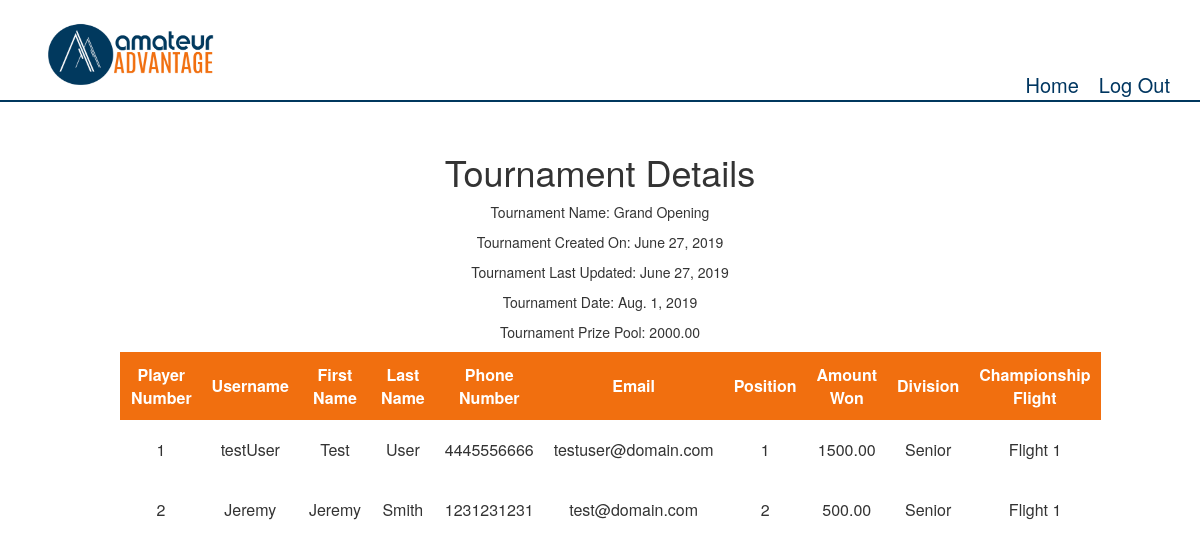
The app's page /tournament/tournamentHistory/28 (signed in) with its own data.
### tournament/models.py (models this page shows, shortened)
class tournament (models.Model):
    user_choices = ((1,'active'), (2,'abandoned'), (3,'in_progress'), (4,'complete'))
    tournament_id = models.AutoField(primary_key = True)
    tournament_name = models.CharField(max_length = 50)
    shop = models.ForeignKey(proShop, related_name='shopTournament', on_delete=models.CASCADE)
    players = models.ManyToManyField(
        player,
        through='playerResults',
        through_fields=('tournament','player')
        )
    number_of_players = models.PositiveIntegerField(null=True, default=0)
    created_on = models.DateField(auto_now_add = True)
    last_updated = models.DateField(auto_now = True)
    tournament_date = models.DateField()
    prize_pool = models.DecimalField(max_digits=11,decimal_places=2, blank=True, null=True, default = 0.00)
    status = models.PositiveSmallIntegerField(
                  choices=user_choices,
                  default=1)
    def getTournamentFromID(id):
        return tournament.objects.filter(tournament_id = id)[0]

class playerResults (models.Model):
    flight_choices = ((1,'Flight 1'), (2,'Flight 2'), (3,'Flight 3'), (4,'Flight 4'), (5,'Flight 5'), (6,'Flight 6'), (7,'Flight 7'), (8,'Flight 8'),
                     (9,'Flight 9'), (10,'Flight 10'))
    division_choices = ((1,'Senior'), (2,'Women'), (3,'Junior'),(4,'Men'))
    tournament = models.ForeignKey(tournament, related_name = 'tournamentSet',on_delete=models.CASCADE)
    player = models.ForeignKey(player, related_name='tournamentPlayer', on_delete=models.CASCADE)
    amount_won = models.DecimalField(max_digits=11,decimal_places=2, blank=True, null=True, default = 0.00)
    position = models.PositiveIntegerField(blank=True, null=True, default = '0')
    flight = models.PositiveSmallIntegerField(
                  choices=flight_choices,
                  default=1)
    division = models.PositiveSmallIntegerField(
                  choices=division_choices,
                  default=1)
    added_on = models.DateField(auto_now_add = True)
    class Meta:
        verbose_name_plural = 'playerResults'
    def getTournamentPlayers(tourn):
        return playerResults.objects.filter(tournament = tourn)

### users/models.py (models this page shows, shortened)
class player (models.Model):
    user = models.OneToOneField(CustomUser, related_name='userPlayer', on_delete=models.CASCADE, primary_key = True)
    address = models.CharField(max_length = 50)
    homeCourse = models.CharField(max_length = 50)
    insrt_timestamp = models.DateField(auto_now_add = True)
    chnge_timestamp = models.DateField(auto_now = True)
    pin = models.CharField(max_length=128, default='0000')

class CustomUser(AbstractUser):
    user_choices = ((1,'admin'), (2,'player'), (3,'shop'), (4,'buyer'), (5, 'exec'))
    objects = CustomUserManager()
    userType = models.PositiveSmallIntegerField(
                  choices=user_choices,
                  default=1)
    phoneNumber = models.CharField(max_length = 10, null=True)
    def isShop(user):
        if user.userType == 3:
            return True
        else:
            return False

### tournament/views.py (the view)
# urls.py: path('tournamentHistory/<id>',views.tournamentHistory, name='tournamentHistory')
@login_required
@user_passes_test(shop_test,login_url='/', redirect_field_name=None)
def tournamentHistory(request, id):
    curTournament = tournament.getTournamentFromID(id)
    results = playerResults.getTournamentPlayers(curTournament)
    return render(request, "tournaments/tournamentHistory.html",{
        "results":results,
        "tournament":curTournament,
    })

### tournament/views.py (called while the page is built)
def shop_test(user):
    return CustomUser.isShop(user)

### templates/tournaments/tournamentHistory.html
{% extends "base.html" %}
{% load static %}
{% block css %}
    <link rel="stylesheet" type="text/css" href="{% static 'tournament/history.css' %}">
{% endblock %}
{% block content %}
    <div class='tournDetails'>
        <h1>Tournament Details</h1>
            <p>Tournament Name: {{ tournament.tournament_name }}</p>
            <p>Tournament Created On: {{ tournament.created_on }}</p>
            <p>Tournament Last Updated: {{ tournament.last_updated }}</p>
            <p>Tournament Date: {{ tournament.tournament_date }}</p>
            <p>Tournament Prize Pool: {{ tournament.prize_pool }}</p>
    </div>
    <div class="results">
        <table>
            <thead>
                <th>Player Number</th>
                <th>Username</th>
                <th>First Name</th>
                <th>Last Name</th>
                <th>Phone Number</th>
                <th>Email</th>
                <th>Position</th>
                <th>Amount Won</th>
                <th>Division</th>
                <th>Championship Flight</th>
            </thead>
            <tbody>
                {% for result in results %}
                    <tr>
                        <td>{{ forloop.counter }}</td>
                        <td>{{ result.player.user.username }}</td>
                        <td>{{ result.player.user.first_name }}</td>
                        <td>{{ result.player.user.last_name }}</td>
                        <td>{{ result.player.user.phoneNumber }}</td>
                        <td>{{ result.player.user.email }}</td>
                        <td>{{ result.position }}</td>
                        <td>{{ result.amount_won }}</td>
                        <td>{{ result.get_division_display }}</td>
                        <td>{{ result.get_flight_display }}</td>
                    </tr>
                {% endfor %}
            </tbody>
        </table>
    </div>
{% endblock %}

### templates/base.html (shortened to what this page needs)
{% load static %}
<html>
    <head>
        <link rel="stylesheet" href="https://maxcdn.bootstrapcdn.com/bootstrap/3.4.0/css/bootstrap.min.css">
        <link rel="stylesheet" type="text/css" href="{% static 'base.css' %}">
        {% block css %}
        {% endblock %}
    </head>
    <header>
        <img src="{% static 'images/AmAdLogo.jpg' %}" height="100" width="250 ">
        <div class="buttonContainer">
            <a href="{% url 'home' %}">Home</a>
            <a class = 'logout' href="{% url 'logout' %}">Log Out</a>
        </div>
    </header>
    <main>
        {% block content %}
        {% endblock %}
    </main>
</html>

### static/base.css (style rules this page uses)
header { border-bottom: 2px solid rgb(0,56,94); padding:0 20px; display:flex; justify-content: space-between; width:100%; max-height:120px; flex-shrink:0; margin-bottom:50px; background-color:white; }
main { max-width:960px; margin: 0 auto; }
.buttonContainer { font-size:20px; text-decoration:none; display:flex; flex-shrink:0; }
a { margin-top:auto; padding:0 10px; color:rgb(0,54,96) }

### static/tournament/history.css (style rules this page uses)
table { margin:0 auto; }
td, tr, th { padding: 10px; text-align:center; }
th { text-align:center; border:none; }
thead { background-color:rgb(241,111,15); color:white; border:1px solid rgb(241,111,15); }
tr { height:60px; }
.tournDetails { text-align:center; }

### records on screen
tournament: tournament_name "Grand Opening", created_on "June 27, 2019", last_updated "June 27, 2019", tournament_date "Aug. 1, 2019", prize_pool "2000.00"
playerResults: player.user.username "testUser", player.user.first_name "Test", player.user.last_name "User", player.user.phoneNumber "4445556666", player.user.email "testuser@domain.com", position "1", amount_won "1500.00", division "Senior", flight "Flight 1"
playerResults: player.user.username "Jeremy", player.user.first_name "Jeremy", player.user.last_name "Smith", player.user.phoneNumber "1231231231", player.user.email "test@domain.com", position "2", amount_won "500.00", division "Senior", flight "Flight 1"
